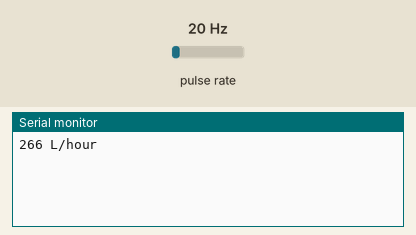
A sketch run on a simulated Arduino Uno, built with avr-gcc and run on an emulated ATmega328P. Shown: the last lines printed to the serial monitor. Wiring (inferred from the names in the program): pulse sensor: data pin 2. The inputs (shaded band) are chosen by the test bench; at power-on: pulse rate 20 Hz.

Above: at 1.2 s.
1.3 s: pulse rate (sensor on pin 2) set to 4 Hz
At 2.6 s:
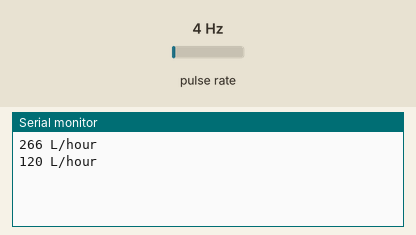
2.8 s: pulse rate (sensor on pin 2) set to 50 Hz
At 3.8 s:
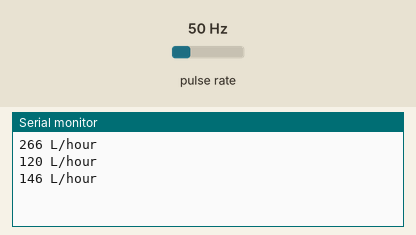
Timing chart, 0 to 5.8 s (numbered marks = the images above; inputs shaded):
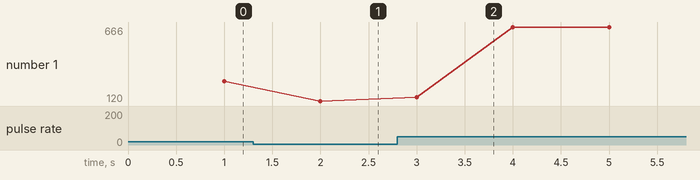

The sketch:

debit_test.ino
```cpp
//Water Flow Measurement
volatile int FlowPulse; //measuring the rising edges of the signal
int Calc;
int flowsensor = 2; //The pin-2 location of the sensor Always use this pin as we are using interrupt 0

void setup() {
  pinMode(flowsensor, INPUT); //initializes digital pin 2 as an input
  Serial.begin(9600); //This is the setup function where the serial port is initialised,
  attachInterrupt(0, rpm, RISING); //and the interrupt is attached on Pin 2 (INT 0)
}

void loop() {
  FlowPulse = 0; //Set NbTops to 0 ready for calculations
  sei(); //Enables interrupts
  delay (1000); //Wait 1 second
  cli(); //Disable interrupts
  Calc = (FlowPulse * 60 / 4.5); //(Pulse frequency x 60) / 7.5Q, = flow rate in L/hour
  Serial.print (Calc, DEC); //Prints the number calculated above
  Serial.println (" L/hour"); //Prints "L/hour"
}

void rpm () //This is the function that the interupt calls
{
  FlowPulse++; //This function measures the rising and falling edge of the hall effect sensors signal
}
```

Measured:
- after the input at 1.3 s, the serial monitor: prints a new line after 0.70 s (image 1)
- after the input at 2.8 s, the serial monitor: prints a new line after 0.20 s (image 2)
- plotted number 1: 266 → 120 after the input at 1.3 s, 120 → 666 after the input at 2.8 s
